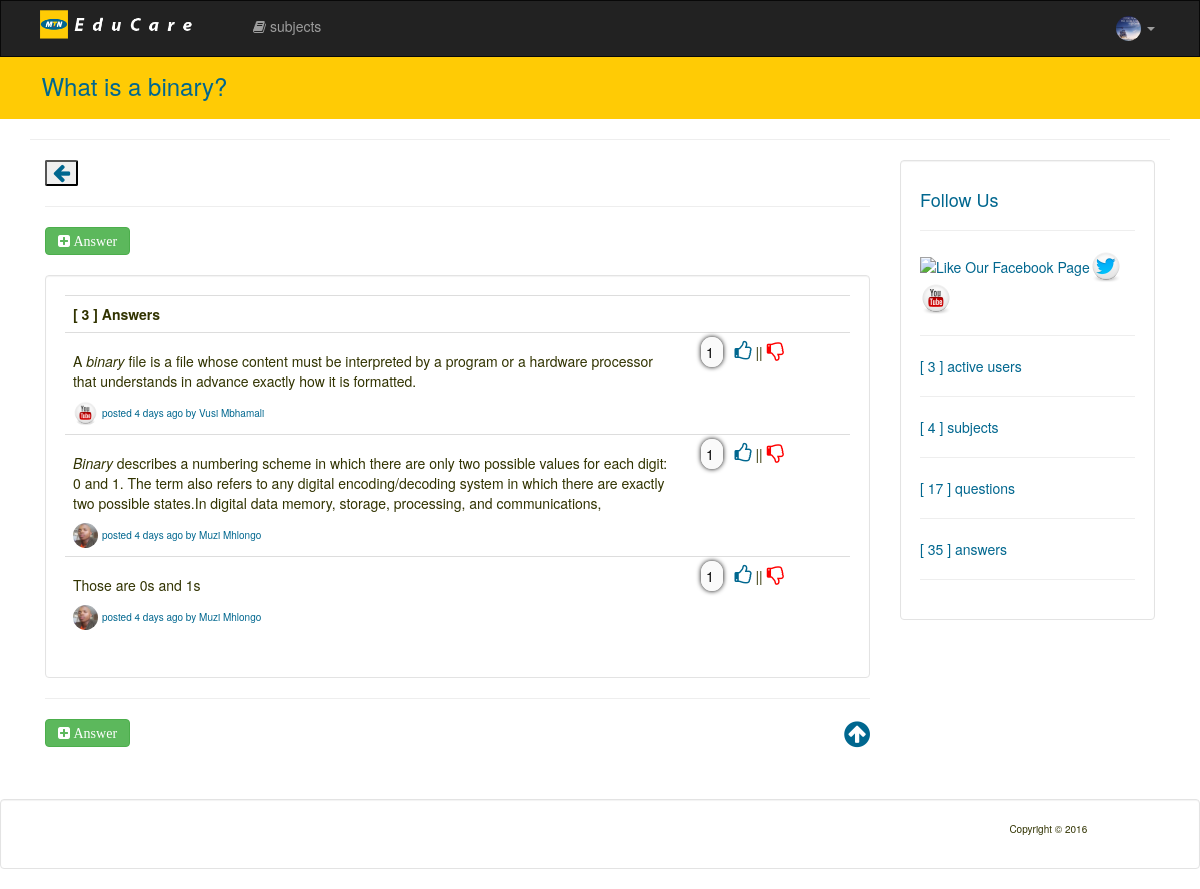
Screenshot of /answers.php?id=46 (signed in) with the database file from the repository.
### tables this page shows
CREATE TABLE IF NOT EXISTS `users` (
  `id` int(11) NOT NULL AUTO_INCREMENT,
  `name` varchar(300) NOT NULL,
  `surname` varchar(300) NOT NULL,
  `gender` varchar(20) NOT NULL,
  `dob` varchar(50) NOT NULL,
  `profile_pic` varchar(300) NOT NULL,
  `priv` varchar(30) NOT NULL,
  `email` varchar(300) NOT NULL,
  `password` varchar(300) NOT NULL,
  `created_at` varchar(50) NOT NULL,
  PRIMARY KEY (`id`)
);

CREATE TABLE IF NOT EXISTS `topics` (
  `id` int(11) NOT NULL AUTO_INCREMENT,
  `topic_subject` text NOT NULL,
  `topic_date` varchar(500) NOT NULL,
  `cat_id` int(11) NOT NULL,
  `user_id` int(11) NOT NULL,
  PRIMARY KEY (`id`)
);

CREATE TABLE IF NOT EXISTS `replies` (
  `id` int(11) NOT NULL AUTO_INCREMENT,
  `reply_content` text NOT NULL,
  `reply_date` varchar(50) NOT NULL,
  `topic_id` int(11) NOT NULL,
  `user_id` int(11) NOT NULL,
  PRIMARY KEY (`id`)
);

### answers.php (the view, shortened to what this page needs)
<?php
	$qrycount = "SELECT count(*) from replies where topic_id = '".$_SESSION['SUB_ID']."'";
	$resultcount=mysql_query($qrycount);
	if($resultcount != ''){
	$row = mysql_fetch_array($resultcount);
	$total = $row[0];
	}
	$perpage = 10;
if(isset($_GET["page"])){
	$page = intval($_GET["page"]);
}
else {
$page = 1;
}
$g = $_GET['id'];
$calc = $perpage * $page;
$start = $calc - $perpage;
$result = "SELECT u.profile_pic, u.name, u.surname, r.id, r.reply_content, r.reply_date, r.topic_id, r.user_id FROM users u, replies r WHERE u.id = r.user_id AND topic_id = '".$_SESSION['SUB_ID']."' order by id DESC Limit $start, $perpage ";
$rows = mysql_query($result);
$result1 = "SELECT * FROM users where id = '".$_SESSION['SESS_MEMBER_ID']."'  ";
$result2=mysql_query($result1);
$row = mysql_fetch_array ($result2,MYSQL_ASSOC);
$result3 = "SELECT * FROM topics where id = '".$_SESSION['SUB_ID']."' ";
$result3=mysql_query($result3);
if($result3 != ''){
$row1 = mysql_fetch_array ($result3,MYSQL_ASSOC);
}
$qrycount116 = "SELECT count(*) from replies where topic_id = '".$_SESSION['SUB_ID']."'";
			$resultcount116=mysql_query($qrycount116);
			$row116 = mysql_fetch_array($resultcount116);
			$total116 = $row116[0];
?>
<!DOCTYPE html PUBLIC "-//W3C//DTD XHTML 1.0 Transitional//EN" "http://www.w3.org/TR/xhtml1/DTD/xhtml1-transitional.dtd">
<html xmlns="http://www.w3.org/1999/xhtml">
<head>
<link rel="stylesheet" href="css/style.css" />
 <link rel="stylesheet" href="https://maxcdn.bootstrapcdn.com/font-awesome/4.4.0/css/font-awesome.min.css">
<link rel="stylesheet" href="http://maxcdn.bootstrapcdn.com/bootstrap/3.3.5/css/bootstrap.min.css">
</head>
<body>
<nav class="navbar navbar-inverse" style="border-radius:0px;">
  <div class="container">
    <div class="navbar-header">
      <a class="navbar-brand" href="dashboard.php"><img src="images/logo.png" style="height:45px; margin-top: -13px;" /></a>
    </div>
    <div class="collapse navbar-collapse" id="bs-example-navbar-collapse-1">
      <ul class="nav navbar-nav">
        <li><a href="dashboard.php"><i class="fa fa-book"></i> subjects</a></li>
      </ul>
      <ul class="nav navbar-nav navbar-right">
        <li class="dropdown">
          <a href="#" class="dropdown-toggle" data-toggle="dropdown" role="button"><img src="<?php echo $row['profile_pic']; ?>" width="25px" height="25px" class="img-circle" title="<?php echo $row['name']; ?> <?php echo $row['surname']; ?>" /> <span class="caret"></span></a>
        </li>
      </ul>
    </div>
  </div>
</nav>
<div id='welcome'>
<div class="container" >
<h3 style="margin-top:10px;color:#00678F;margin-left:1%;"><?php echo $row1['topic_subject']; ?></h3>
</div>
</div>
<div class="container" >
<?php
function humanTiming ($time)
{
    $time = time() - $time;
    $time = ($time<1)? 1 : $time;
    $tokens = array (
        31536000 => 'year',
        2592000 => 'month',
        604800 => 'week',
        86400 => 'day',
        3600 => 'hour',
        60 => 'minute',
        1 => 'second'
    );
    foreach ($tokens as $unit => $text) {
        if ($time < $unit) continue;
        $numberOfUnits = floor($time / $unit);
        return $numberOfUnits.' '.$text.(($numberOfUnits>1)?'s':'');
    }
}
?>
<hr />
<div class="col-lg-9" >
<button onclick='history.go(-1);'   class='fa fa-arrow-left big' style='border-radius:2px;' title='Go back'></button><br /><hr />
<button type='button' class='btn btn-success'  data-toggle='modal' data-target='#myModal' title="<?php echo $row['name']; ?> <?php echo $row['surname']; ?>">
<i class='fa fa-plus-square'> Answer</i>
</button><br /><br />
<div class="well" style="background-color:#FFF;color:#313300;" >
<table class='table table-stripped' style='border:0px;' >
            <th>[ <?php echo $total116; ?> ] Answers</th>
			<th></th>
            <th></th>
<?php
if ($total > 0){
  while ($display = mysql_fetch_array ($rows)) {
			$qrycount111 = "SELECT count(status) from likes where status = 'like'  AND a_id = {$display['id']} ";
			$resultcount111=mysql_query($qrycount111);
			$row111 = mysql_fetch_array($resultcount111);
			$total111 = $row111[0];
		echo "
			<tr>
			   <td>
			   <p>{$display['reply_content']}</p>
			    <img src='{$display['profile_pic']}' width='25px' height='25px' class='img-circle' title='{$display['name']} {$display['surname']}' />
			   ";
			   $time = strtotime($display['reply_date']);
              echo '<span style="color: #00678F; font-size:10px;">posted  '.humanTiming($time).' ago by '.$display['name'].' '.$display['surname'].' </span> ';
			   echo "
			  </td>
			   <td>
			    <p>{$display['cat_description']}</p></td>
				 <td width='20%'><span id='circle' title='Number of likes'> $total111 </span> &nbsp;&nbsp;  <a href='likes.php?aid={$display['id']} &h=like &id=$g' title='Like'> <i class='fa fa-thumbs-o-up big'></i></a> || <a href='likes.php?aid={$display['id']} &h=unlike &id=$g' title='Unlike'><i class='fa fa-thumbs-o-down big1'></i></a></td>
				</tr>
			";
          }
}
else
{
	echo "<p style='color:#f00;'>No answers found </p>";
}
		  ?>
          </table>
</div>
<hr />
 <button type='button' class='btn btn-success'  data-toggle='modal' data-target='#myModal' title="<?php echo $row['name']; ?> <?php echo $row['surname']; ?>">
<i class='fa fa-plus-square'> Answer</i>
</button>
<p style="float:right;"><a href="answers.php?id=<?php echo $g; ?>" class="back-to-top" title="Back to Top"><i class="fa fa-arrow-circle-up big2"></i></a></p>
</div>
<div class="col-lg-3" style="color:#00678F;">
<div class="well" style="background-color:#fff; height:100%;" >
<h4>Follow Us</h4>
<hr />
<p><img src="images/facebook.png" alt="Like Our Facebook Page" /><img src="images/twitter.png" alt="follow @RealImageSD on Twitter" /><img src="images/youtube.png" alt="Follow our Youtube Channel" /></p>
<hr />
<?php
$qrycount112 = "SELECT count(*) from categories";
			$resultcount112=mysql_query($qrycount112);
			$row112 = mysql_fetch_array($resultcount112);
			$total112 = $row112[0];
$qrycount113 = "SELECT count(*) from topics";
			$resultcount113=mysql_query($qrycount113);
			$row113 = mysql_fetch_array($resultcount113);
			$total113 = $row113[0];
$qrycount114 = "SELECT count(*) from replies";
			$resultcount114=mysql_query($qrycount114);
			$row114 = mysql_fetch_array($resultcount114);
			$total114 = $row114[0];
$qrycount119 = "SELECT count(*) from users";
			$resultcount119=mysql_query($qrycount119);
			$row119 = mysql_fetch_array($resultcount119);
			$total119 = $row119[0];
			echo "<p>[ $total119 ] active users</p><hr>";
			echo "<p>[ $total112 ] subjects</p><hr>";
			echo "<p>[ $total113 ] questions</p><hr>";
			echo "<p>[ $total114 ] answers</p><hr>";
?>
</div>
</div>
</div>
<br />
<br />
<div class="well" style="background-color:#fff;">
<div id="bdiv">
 <p>Copyright &#169; </p>
</div>
</div>
</body>
</html>

### css/style.css (style rules this page uses)
#bdiv { background-color:#fff; text-align:right; font-size:10px; color:#313300; padding-top:3px; padding-bottom:3px; margin-right:8%; margin-left:8%; }
.fa.big { font-size: 20px; color: #00678F; }
.fa.big1 { font-size: 20px; color: #F00; }
.fa.big2 { font-size: 30px; color: #00678F; }
#circle { width:30px; height:30px; -webkit-border-radius: 15px; -moz-border-radius: 15px; border-radius: 15px; background-color:#FAFAFA; color:#000; padding:5px; border:3px; opacity: 150%; box-shadow: 0 0 5px black; }
#welcome { width:100%; background-color:#FFCB05; margin-top:-2%; padding:10px; }
li { float:left; }
li a { display:inline-block; color:white; text-align:center; padding:14px 16px; text-decoration:none; }

### rows the page displays
users: profile_pic (picture)
topics: topic_subject "What is a binary?"
replies: reply_content "A binary file is a file whose content must be interpreted by a program or a hardware processor that understands in advance exactly how it is formatted.", user.profile_pic (picture), reply_date "4 days", user.name "Vusi", user.surname "Mbhamali", total111 "1"
replies: reply_content "Binary describes a numbering scheme in which there are only two possible values for each digit: 0 and 1. The term also refers to any digital encoding/decoding system in which there are exactly two possible states.In digital data memory, storage, processing, and communications,", user.profile_pic (picture), reply_date "4 days", user.name "Muzi", user.surname "Mhlongo", total111 "1"
replies: reply_content "Those are 0s and 1s", user.profile_pic (picture), reply_date "4 days", user.name "Muzi", user.surname "Mhlongo", total111 "1"

### other values shown
$total116 "3"
$total119 "3"
$total112 "4"
$total113 "17"
$total114 "35"
